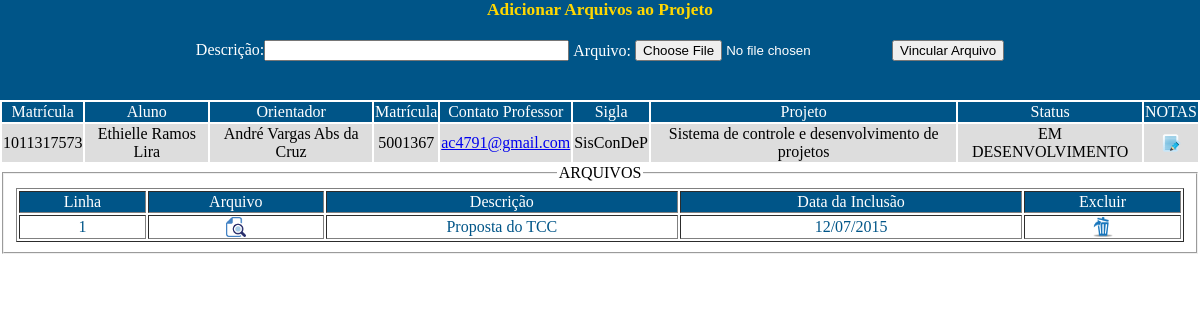
The app's page /projeto/projeto.php (signed in) with its own data.
### tables this page shows
CREATE TABLE IF NOT EXISTS `projeto` (
  `id_projeto` int(11) NOT NULL AUTO_INCREMENT,
  `id_aluno` int(11) NOT NULL,
  `id_professor` int(11) NOT NULL,
  `id_coorientador` int(11) NOT NULL,
  `sigla` varchar(250) NOT NULL,
  `nome` varchar(500) NOT NULL,
  `status` varchar(30) NOT NULL,
  PRIMARY KEY (`id_projeto`),
  KEY `id_aluno` (`id_aluno`),
  KEY `id_professor` (`id_professor`),
  KEY `id_coorientador` (`id_coorientador`)
);

CREATE TABLE IF NOT EXISTS `aluno` (
  `id_aluno` int(11) NOT NULL AUTO_INCREMENT,
  `id_usuario` int(11) NOT NULL,
  `nome` varchar(250) NOT NULL,
  `matricula` int(11) NOT NULL,
  `email` varchar(150) NOT NULL,
  `status` varchar(15) NOT NULL,
  PRIMARY KEY (`id_aluno`),
  KEY `id_usuario` (`id_usuario`)
);

CREATE TABLE IF NOT EXISTS `professor` (
  `id_professor` int(11) NOT NULL AUTO_INCREMENT,
  `id_usuario` int(11) NOT NULL,
  `nome` varchar(250) NOT NULL,
  `matricula` int(11) NOT NULL,
  `email` varchar(150) NOT NULL,
  `status` varchar(15) NOT NULL,
  PRIMARY KEY (`id_professor`),
  KEY `id_usuario` (`id_usuario`)
);

CREATE TABLE IF NOT EXISTS `arquivo` (
  `id_arquivo` int(11) NOT NULL AUTO_INCREMENT,
  `id_projeto` int(11) NOT NULL,
  `endereco` varchar(300) NOT NULL,
  `dt_inclusao` date NOT NULL,
  `descricao` varchar(250) NOT NULL,
  PRIMARY KEY (`id_arquivo`),
  KEY `id_projeto` (`id_projeto`)
);

### projeto/projeto.php (the view, shortened to what this page needs)
<html xmlns="http://www.w3.org/1999/xhtml" lang="pt-br" xml:lang="pt-br">
<?php
	$validacao = isset($_SESSION['validacao'] ) ? $_SESSION['validacao']  : '0';
	$tipo = isset($_SESSION['tipo'] ) ? $_SESSION['tipo']  : '';
	if (($validacao == "1")&&($tipo=="A"))
	{
		$usuario = $_SESSION['usuario'];
		$sql_projeto = "select aluno.nome, aluno.matricula, aluno.email, professor.nome, professor.matricula, professor.email, projeto.sigla, projeto.nome, projeto.status, projeto.id_projeto from login,aluno,professor,projeto where aluno.id_aluno = projeto.id_aluno and professor.id_professor = projeto.id_professor and aluno.id_usuario = login.id_usuario and login.usuario = '$usuario'";
		$rs_projeto=mysql_query($sql_projeto);
	?>
		<head>
			<link rel="stylesheet" type="text/css" href="../css/estilos.css">
		</head>
		<body>
		<div>
	<?php
		if (mysql_affected_rows()==0){
			echo("<script type='text/javascript'> alert('Nenhum projeto encontrado, cadastre-o por favor!');</script>");
			echo ("
			<form method='post' action='cadastra_projeto.php' enctype='multipart/form-data'>
			<fieldset align='center'>
					<legend>Cadastro de Projeto</legend>
						<table border='0' align='center'>
						<tr>");
							$sql_aluno = ("select id_aluno,aluno.id_usuario,nome,matricula,email,status from aluno,login where aluno.id_usuario = login.id_usuario and login.usuario = '$usuario' order by nome");
							$rs_aluno = mysql_query($sql_aluno);
							While  ($linha_aluno = mysql_fetch_array($rs_aluno)){
								$id_aluno = $linha_aluno['id_aluno'];
								$id_usuario = $linha_aluno['id_usuario'];
								$nome = $linha_aluno['nome'];
								$matricula = $linha_aluno['matricula'];
								$email = $linha_aluno['email'];
								$status_aluno = $linha_aluno['status'];
							}
					if($status_aluno=="INATIVO"){
						echo("<script type='text/javascript'> alert('Aluno com restrições. Consultar a coordenação!');window.top.location.href = 'http://localhost/siscondep/index.php';</script>");
					}
					else{
							echo ("
							<tr>
								<td align='center'>DADOS DO ALUNO</td>
							</tr>
							<td align='center'>
								<label>Aluno:&nbsp</label>
								<input type='text' size='30' value='$nome' readonly>
								<label>Matrícula:&nbsp</label>
								<input type='text' size='10' value='$matricula' readonly>
								<label>Email:&nbsp</label>
								<input type='text' value='$email' readonly>
								<label>Situação:&nbsp</label>
								<input type='text' size='10' name='$status_aluno' id='$status_aluno' value='$status_aluno' readonly>
								<input type='hidden' size='10' name='id_aluno' id='id_aluno' value='$id_aluno' readonly>
							</td>
						</tr>
						<tr>
							<td align='center'><hr></td>
						</tr>
						<tr>
							<td align='center'>DADOS DO ORIENTADOR</td>
						</tr>
						<tr>
							<td align='center'>
								");
									$sql_professor = "select id_professor,nome from professor where status='LESSIONANDO' order by nome";
									$rs_professor = mysql_query($sql_professor);
									echo("<label>Orientador:&nbsp</label>
									<select name='professor' id='professor' style='width:250px'>
									<option value='0' selected></option>");
									While  ($linha_professor = mysql_fetch_array($rs_professor)){
										$id_professor = $linha_professor['id_professor'];
										$nome_professor = $linha_professor['nome'];
										echo("<option value='$id_professor' >$nome_professor</option>");
									}
									$sql_professor2 = "select id_professor,nome from professor where status='LESSIONANDO' order by nome";
									$rs_professor2 = mysql_query($sql_professor2);
									echo("</select>
									<label>Co-orientador:&nbsp</label>
									<select name='professor2' id='professor2' style='width:250px'>
									<option value='0' selected></option>");
									While  ($linha_professor2 = mysql_fetch_array($rs_professor2)){
										$id_professor2 = $linha_professor2['id_professor'];
										$nome_professor2 = $linha_professor2['nome'];
										echo("<option value='$id_professor2' >$nome_professor2</option>");
									}
									echo("</select>
							</td>
						</tr>
						<tr>
							<td align='center' colspan='2'>
								<label><font color='#8ec7e6' size='2'><b>Orientador e coorientador selecionados devem ser diferentes</b></font></label><br>
								<label><font color='#ff1166' size='1'><b>Caso não haja coorientador favor deixar em branco</b></font></label>
							</td>
						</tr>
						<tr>
							<td align='center'><hr></td>
						</tr>
						<tr>
							<td align='center'>DADOS DO PROJETO</td>
						</tr>
						<tr>
							<td align='center' colspan='2'>
								<label>Sigla:&nbsp</label>
								<input type='text' name='sigla' id='sigla' size='15'  >
								<label>Nome do Projeto:&nbsp</label>
								<input type='text' name='projeto' id='projeto' size='95'  >
							</td>
						</tr>
						<tr>
							<td align='center'>
								<input type='hidden' name='status' id='status' value='EM APROVAÇÃO' size='105'  >
								<input type='button' value='Cancelar' onclick='voltar();' >
								<input type='submit' name='cadastrar' id='cadastrar' value='Cadastrar Projeto' >
							</td>
						</tr>
						</table>
						</fieldset>
					</form>");
					}
		}
		else
		{
	echo "
		<div class='form_proj' align='center' valign='center'>
		<form name='arquivo' method='post' enctype='multipart/form-data' action='cadastrar_arquivos.php'>
			<table border='0' align='center' style='color:white; >
				<tr>
					<td colspan='6' align='center'><font color='gold' size='4'><p style='font-family: Lucida Sans Unicode; font-size:13pt;'><b>Adicionar Arquivos ao Projeto</b></p></font></td>
				</tr>
				<tr>
					<td align='right'>Descrição:<input name='descricao' type='text' id='descricao' size='35'></td>
					<td align='left'>Arquivo:</td>
					<td width='40'><input type='file' name='txArquivo' id='txArquivo'/></td>
					<td colspan='6' rowspan='2' align='center'>
						<input align='center' name='cadastrar' type='submit' id='cadastrar' value='Vincular Arquivo'></b>
					</td>
				</tr>
			</table>
		</form></div>";
		echo("
			<table width='100%'>
			<tr bgcolor='#005588' style='color:white; font-family:Cambria;'>
				<td align='center'>Matrícula</td>
				<td align='center'>Aluno</td>
				<td align='center'>Orientador</td>
				<td align='center'>Matrícula</td>
				<td align='center'>Contato Professor</td>
				<td align='center'>Sigla</td>
				<td align='center'>Projeto</td>
				<td align='center'>Status</td>
				<td align='center'>NOTAS</td>
			</tr>
			");
			$cont=1;
			while ($linha=mysql_fetch_array($rs_projeto)) {
				$id_projeto=$linha[9];
				$matricula_aluno=$linha[1];
				$nome_aluno=$linha[0];
				$matricula_professor=$linha[3];
				$nome_professor=$linha[4];
				$email_professor=$linha[5];
				$nome_projeto=$linha[6];
				$sigla_projeto=$linha[7];
				$status=$linha[8];
				echo "
				<tr bgcolor='#dddddd'>
				<td align='center'>$matricula_aluno</td>
				<td align='center'>$nome_aluno</td>
				<td align='center'>$matricula_professor</td>
				<td align='center'>$nome_professor</td>
				<td align='center'><a href='mailto:$email_professor'>$email_professor</a></td>
				<td align='center'>$nome_projeto</td>
				<td align='center'>$sigla_projeto</td>
				<td align='center'>$status</td>";
				if($cont==1){
					echo "<td align='center'>
						<a href='' onclick='outraJanela($id_projeto);');>
							<img src='../img/editar.png' width='20' height='20'>
						</a>
					</td></tr></table>";
					$cont++;
				}
			}
		$sql_arquivos = "select id_arquivo,descricao,dt_inclusao,endereco from arquivo where id_projeto='$id_projeto' order by dt_inclusao";
		$rs_arquivos = mysql_query($sql_arquivos);
			if (mysql_affected_rows()==0){
				echo "<fieldset >
					<legend align='center'>Arquivos</legend>
					<table width='100%' align='center'><tr>
					<td align='center' colspan='10' bgcolor='#dddddd'>Não existem arquivos neste projeto</td>
						</tr>
					</table>
				</fieldset>";
			}
			else
			{
				$linha=1;
				while ($linha_arquivos=mysql_fetch_array($rs_arquivos)) {
					$id_arquivo=$linha_arquivos['id_arquivo'];
					$descricao=$linha_arquivos['descricao'];
					$endereco=$linha_arquivos['endereco'];
					$dt_inclusao=$linha_arquivos['dt_inclusao'];
					$dt_inclusao=date('d/m/Y', strtotime($dt_inclusao));
					if ($linha%2==0){
						$cor="#dddddd";
						}
					else{
						$cor="#ffffff";
					}
					if ($linha==1){
					echo "<fieldset >
					<legend align='center'>ARQUIVOS</legend>
						<table width='100%' border='1' align='center'>";
						echo "
						<tr bgcolor='#005588' style='color:white; font-family:Cambria;'>
							<td align='center'>Linha</td>
							<td align='center'>Arquivo</td>
							<td align='center'>Descrição</td>
							<td align='center'>Data da Inclusão</td>
							<td align='center'>Excluir</td>
						</tr>";
					}
					echo("
						<tr bgcolor='$cor' style='color:#005588; font-family:Cambria;'>
							<td align='center'>$linha</td>
							<td align='center'><a href='../arquivos/$endereco' target=”new”><img src='../img/view.png' width='20' height='20'></a></td>
							<td align='center' class='link'>$descricao</td>
							<td align='center'>$dt_inclusao</td>
							<td align='center'><a href='excluir_arquivos.php?cmd=excluir&id_arquivo=$id_arquivo'><img src='../img/excluir.png' width='20' height='20'></a></td>
						</tr>
					");
					$linha = $linha+1;
				}
					echo "
						</table>
					</fieldset>";
			}
		}
	?>
		</div>
<?php
	}
?>
	</body>
</html>

### css/estilos.css (style rules this page uses)
body { margin:0; padding:0; }
p { font-family:Arial, Helvetica, sans-serif; }
div.form_proj { position:relative; top:0px; font-family:Cambria; margin-left:auto; margin-right:auto; width:100%; height:100px; background-color:#005588; }

### records on screen
projeto: id_aluno.matricula "1011317573", id_aluno.nome "Ethielle Ramos Lira", id_professor.nome "André Vargas Abs da Cruz", id_professor.matricula "5001367", id_professor.email "ac4791@gmail.com", sigla "SisConDeP", nome "Sistema de controle e desenvolvimento de projetos", status "EM DESENVOLVIMENTO"
arquivo: descricao "Proposta do TCC", dt_inclusao "12/07/2015"
